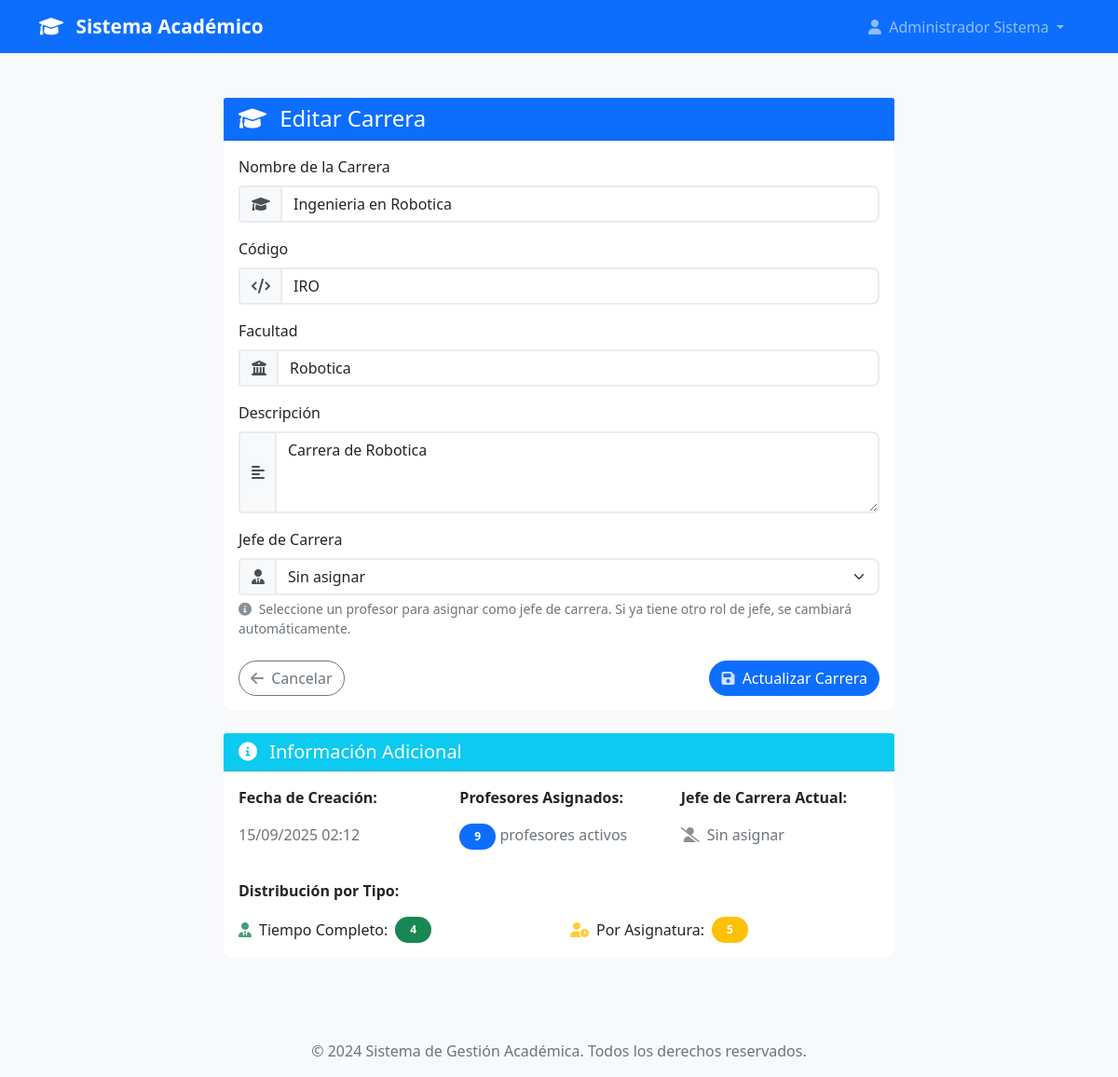
Page /admin/carreras/2/editar (signed in) on the earlier database version.
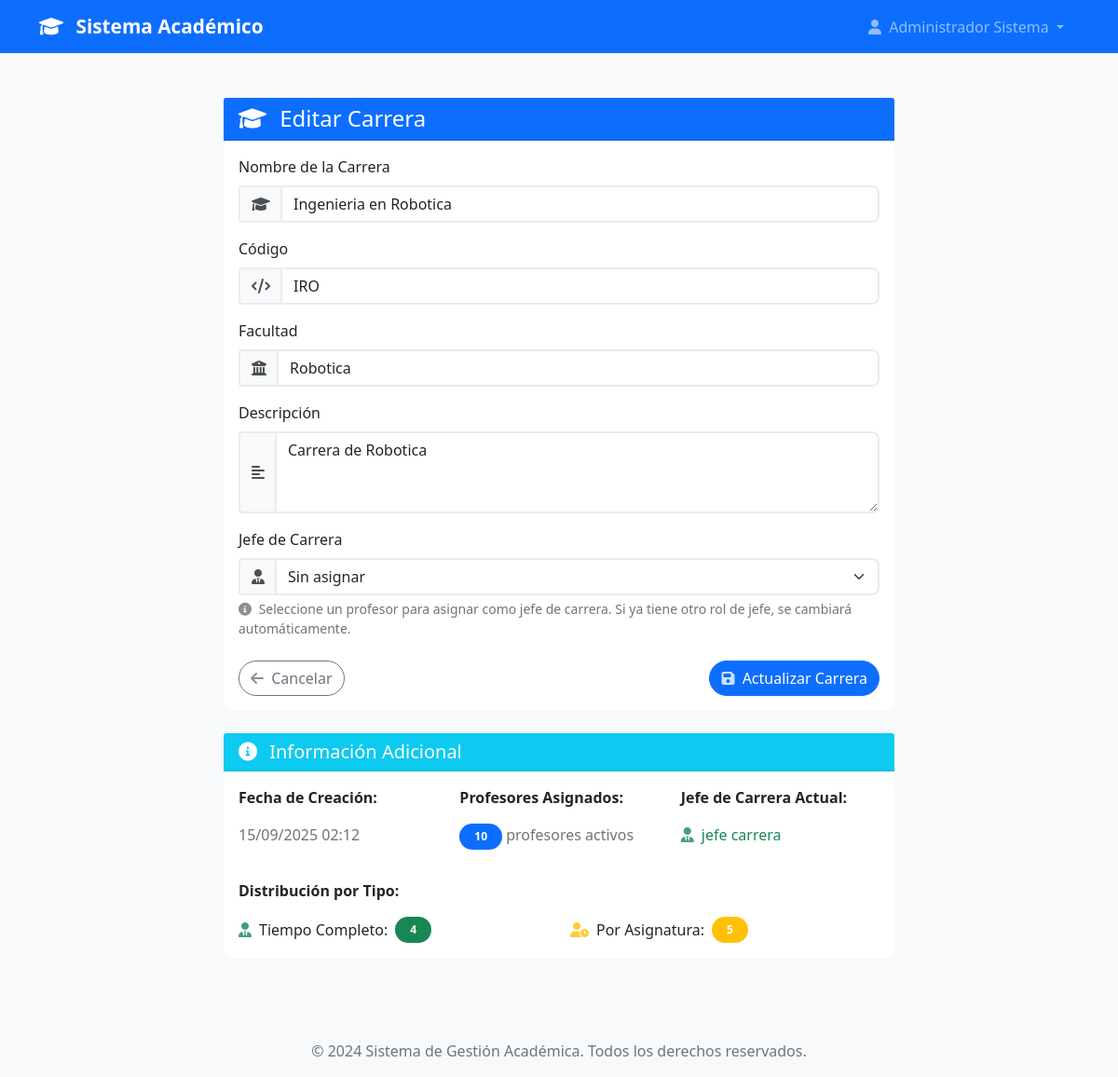
Same page on the later database version.
### models.py (models this page shows, shortened)
class User(UserMixin, db.Model):
    id = db.Column(db.Integer, primary_key=True)
    username = db.Column(db.String(80), unique=True, nullable=False)
    email = db.Column(db.String(120), unique=True, nullable=False)
    password_hash = db.Column(db.String(120), nullable=False)
    nombre = db.Column(db.String(100), nullable=False)
    apellido = db.Column(db.String(100), nullable=False)
    telefono = db.Column(db.String(20))
    imagen_perfil = db.Column(db.String(200))  # Ruta de la imagen de perfil
    rol = db.Column(db.String(20), nullable=False)
    tipo_profesor = db.Column(db.String(20))
    carreras = db.relationship('Carrera', secondary=user_carreras, backref=db.backref('usuarios', lazy=True))
    materias = db.relationship('Materia', secondary='profesor_materias', backref=db.backref('profesores', lazy=True))
    carrera_id = db.Column(db.Integer, db.ForeignKey('carrera.id'))
    carrera = db.relationship('Carrera', foreign_keys=[carrera_id], backref=db.backref('jefe_carrera', uselist=False))
    fecha_registro = db.Column(db.DateTime, default=datetime.utcnow)
    activo = db.Column(db.Boolean, default=True)
    def get_nombre_completo(self):
        return f"{self.nombre} {self.apellido}"
    def is_admin(self):
        return self.rol == 'admin'

### app.py (the view, shortened to what this page needs)
@app.route('/admin/carreras/<int:id>/editar', methods=['GET', 'POST'])
@login_required
def editar_carrera(id):
    if not current_user.is_admin():
        flash('No tienes permisos para acceder a esta página.', 'error')
        return redirect(url_for('dashboard'))
    carrera = Carrera.query.get_or_404(id)
    if not carrera.activa:
        flash('Esta carrera no está disponible.', 'error')
        return redirect(url_for('gestionar_carreras'))
    form = CarreraForm()
    form._carrera_id = carrera.id  # Para validación de código único
    if request.method == 'GET':
        form.nombre.data = carrera.nombre
        form.codigo.data = carrera.codigo
        form.descripcion.data = carrera.descripcion
        form.facultad.data = carrera.facultad
        jefe_actual = carrera.get_jefe_carrera()
        if jefe_actual:
            form.jefe_carrera_id.data = str(jefe_actual.id)
        else:
            form.jefe_carrera_id.data = ''
    return render_template('admin/carrera_form.html', form=form, carrera=carrera, titulo="Editar Carrera")

### app.py (called while the page is built)
@login_manager.user_loader
def load_user(user_id):
    return User.query.get(int(user_id))

@app.context_processor
def inject_user_counts():
    if current_user.is_authenticated and current_user.is_admin():
        return dict(
            total_users=User.query.count(),
            total_admins=User.query.filter_by(rol='admin').count(),
            total_jefes=User.query.filter_by(rol='jefe_carrera').count(),
            total_profesores=User.query.filter(User.rol.in_(['profesor_completo', 'profesor_asignatura'])).count()
        )
    return dict()

### models.py (called while the page is built)
    def get_profesores_count(self):
        profesores_many_to_many = User.query.filter(
            User.carreras.any(id=self.id),
            User.rol.in_(['profesor_completo', 'profesor_asignatura']),
            User.activo == True
        ).count()
        jefes_carrera = User.query.filter(
            User.carrera_id == self.id,
            User.rol == 'jefe_carrera',
            User.activo == True
        ).count()
        return profesores_many_to_many + jefes_carrera

    def tiene_jefe_carrera(self):
        return self.get_jefe_carrera() is not None

### templates/admin/carrera_form.html (shortened to what the changed rows need)
{% extends "base.html" %}
{% block content %}
<div class="container mt-4">
    <div class="row justify-content-center">
        <div class="col-md-8">
            {% if carrera %}
            <div class="card mt-4">
                <div class="card-header bg-info text-white">
                    <h5 class="mb-0">
                        <i class="fas fa-info-circle me-2"></i>
                        Información Adicional
                    </h5>
                </div>
                <div class="card-body">
                    <div class="row">
                        <div class="col-md-4">
                            <p><strong>Fecha de Creación:</strong></p>
                            <p class="text-muted">{{ carrera.fecha_creacion.strftime('%d/%m/%Y %H:%M') }}</p>
                        </div>
                        <div class="col-md-4">
                            <p><strong>Profesores Asignados:</strong></p>
                            <p class="text-muted">
                                <span class="badge bg-primary">{{ carrera.get_profesores_count() }}</span>
                                profesores activos
                            </p>
                        </div>
                        <div class="col-md-4">
                            <p><strong>Jefe de Carrera Actual:</strong></p>
                            {% if carrera.tiene_jefe_carrera() %}
                                <p class="text-success">
                                    <i class="fas fa-user-tie me-1"></i>
                                    {{ carrera.get_jefe_carrera_nombre() }}
                                </p>
                            {% else %}
                                <p class="text-muted">
                                    <i class="fas fa-user-slash me-1"></i>
                                    Sin asignar
                                </p>
                            {% endif %}
                        </div>
                    </div>
                    {% if carrera.get_profesores_count() > 0 %}
                    <div class="mt-3">
                        <p><strong>Distribución por Tipo:</strong></p>
                        <div class="row">
                            <div class="col-md-6">
                                <div class="d-flex align-items-center">
                                    <i class="fas fa-user-tie text-success me-2"></i>
                                    <span>Tiempo Completo: </span>
                                    <span class="badge bg-success ms-2">{{ carrera.get_profesores_completos_count() }}</span>
                                </div>
                            </div>
                            <div class="col-md-6">
                                <div class="d-flex align-items-center">
                                    <i class="fas fa-user-clock text-warning me-2"></i>
                                    <span>Por Asignatura: </span>
                                    <span class="badge bg-warning ms-2">{{ carrera.get_profesores_asignatura_count() }}</span>
                                </div>
                            </div>
                        </div>
                    </div>
                    {% endif %}
                </div>
            </div>
            {% endif %}
        </div>
    </div>
</div>
{% endblock %}

Differences in the rows shown:
now on this page (row edited): User: get_jefe_carrera_nombre "jefe carrera"
Other differences:
{{ carrera.get_profesores_count() }}: "9" → "10"
text no longer shown: "Sin asignar"
